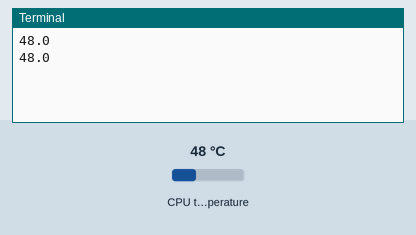
Simulated run of this program. Board: Raspberry Pi (BCM pin numbers). On the bench: the last lines printed to the terminal. The inputs (shaded band) are chosen by the test bench; at power-on: CPU temperature 48 °C.

Above: at 1.2 s.
1.3 s: CPU temperature set to 31 °C
At 2.6 s:
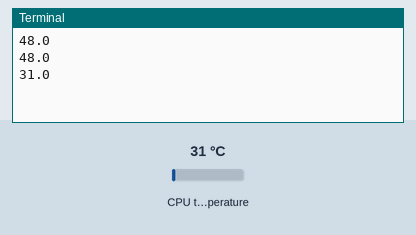
2.8 s: CPU temperature set to 44 °C
At 3.9 s:
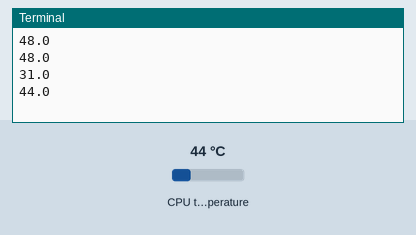
Timing chart, 0 to 5.8 s (numbered marks = the images above; inputs shaded):
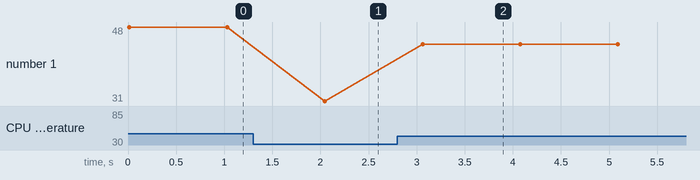

The program:

fan_temp.py
```python
import smbus
import time
import os
bus = smbus.SMBus(1)

addr = 0x0d
fan_reg = 0x08
state = 0
temp = 0
level_temp = 0

while True:
    cmd = os.popen('vcgencmd measure_temp').readline()
    CPU_TEMP = cmd.replace("temp=","").replace("'C\n","")
    print(CPU_TEMP)
    temp = float(CPU_TEMP)

    if temp <= 45:
        bus.write_byte_data(addr, fan_reg, 0x00)
    elif temp >= 50:
        bus.write_byte_data(addr, fan_reg, 0x01)

    time.sleep(1)
```

Measured:
- after the input at 1.3 s, the terminal: prints a new line after 0.75 s (image 1)
- after the input at 2.8 s, the terminal: prints a new line after 0.26 s (image 2)
- plotted number 1: 48 → 31 after the input at 1.3 s, 31 → 44 after the input at 2.8 s
